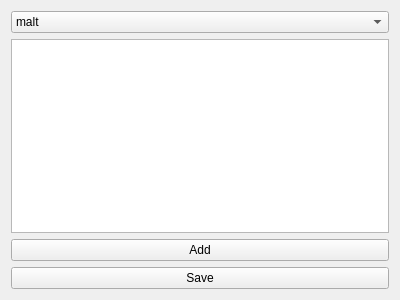
<?xml version="1.0" encoding="UTF-8"?>
<ui version="4.0">
 <class>TabStock</class>
 <widget class="QWidget" name="TabStock">
  <property name="geometry">
   <rect>
    <x>0</x>
    <y>0</y>
    <width>400</width>
    <height>300</height>
   </rect>
  </property>
  <property name="sizePolicy">
   <sizepolicy hsizetype="Expanding" vsizetype="Expanding">
    <horstretch>0</horstretch>
    <verstretch>0</verstretch>
   </sizepolicy>
  </property>
  <property name="windowTitle">
   <string>Form</string>
  </property>
  <layout class="QGridLayout" name="gridLayout">
   <item row="2" column="0">
    <widget class="QPushButton" name="addButton">
     <property name="text">
      <string>Add</string>
     </property>
    </widget>
   </item>
   <item row="1" column="0">
    <widget class="QTableWidget" name="tableWidget"/>
   </item>
   <item row="0" column="0">
    <widget class="QComboBox" name="itemCategoryScroll">
     <item>
      <property name="text">
       <string>malt</string>
      </property>
     </item>
     <item>
      <property name="text">
       <string>hop</string>
      </property>
     </item>
     <item>
      <property name="text">
       <string>yeast</string>
      </property>
     </item>
     <item>
      <property name="text">
       <string>others</string>
      </property>
     </item>
    </widget>
   </item>
   <item row="3" column="0">
    <widget class="QPushButton" name="saveButton">
     <property name="text">
      <string>Save</string>
     </property>
    </widget>
   </item>
  </layout>
 </widget>
 <resources/>
 <connections/>
</ui>
